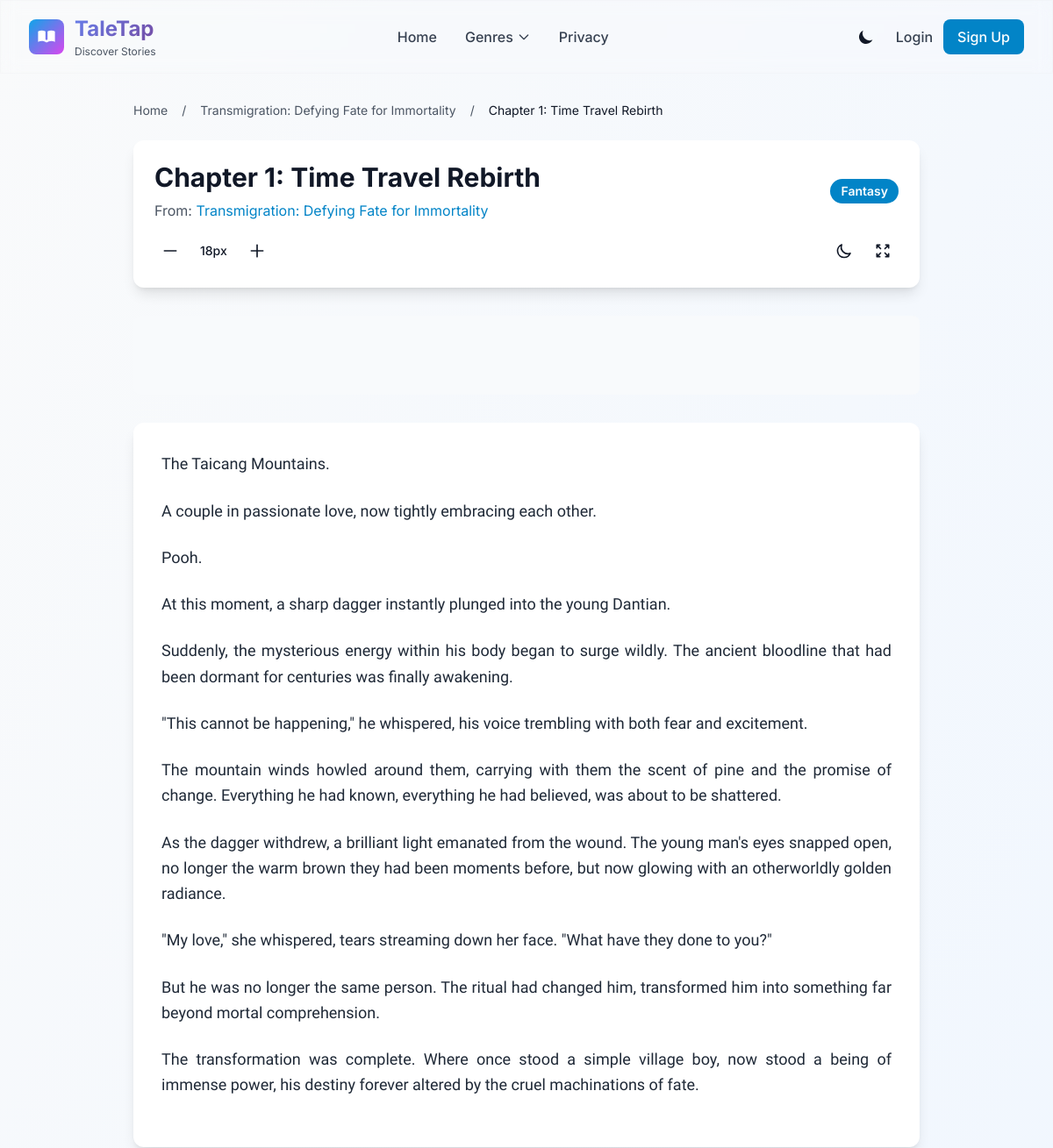
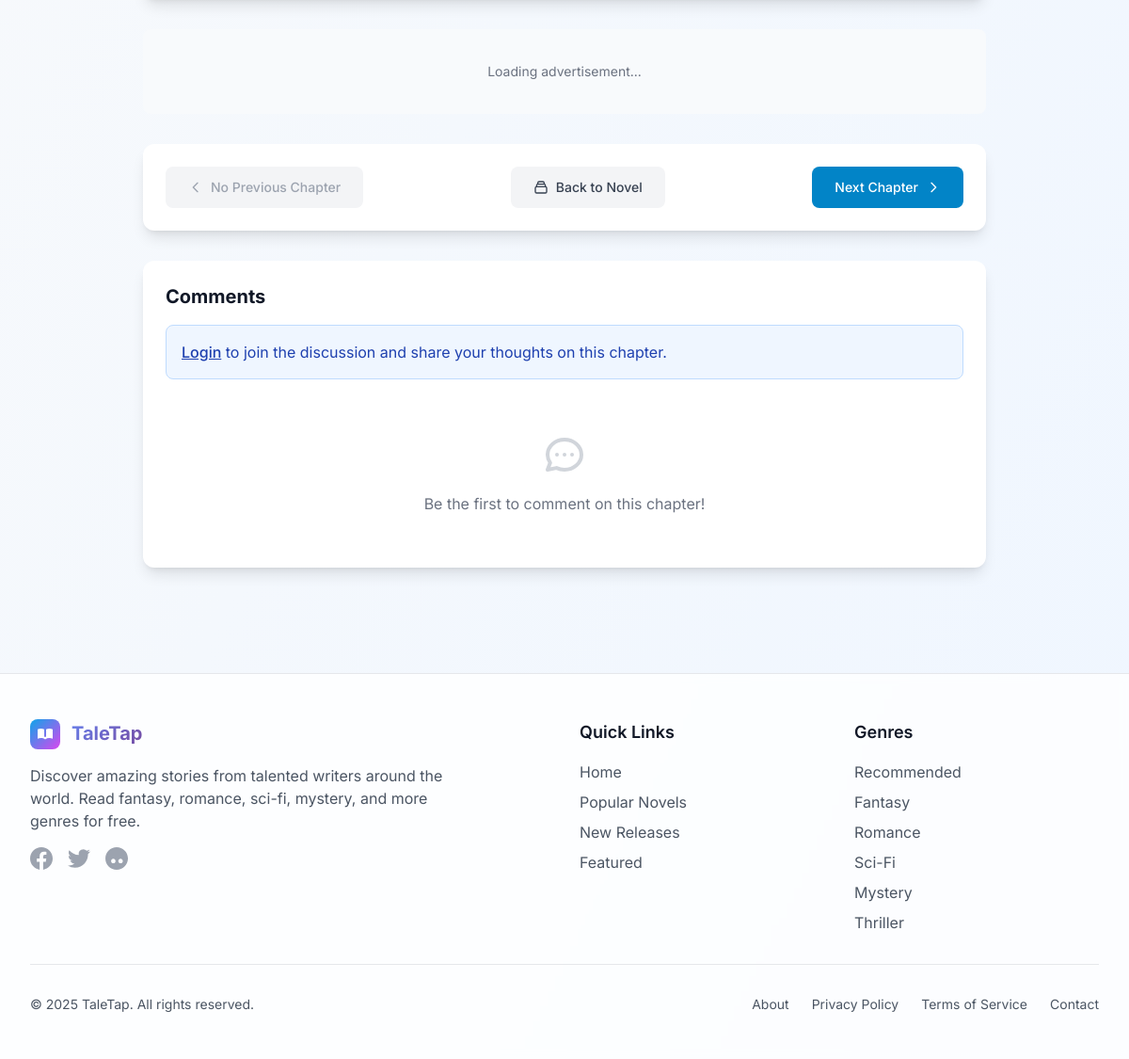
The page /novel/1/chapter/1 on the database its author committed (2 pictures, top to bottom).
### models.py (models this page shows)
class Novel(db.Model):
    id = db.Column(db.Integer, primary_key=True)
    title = db.Column(db.String(100), nullable=False)
    description = db.Column(db.Text, nullable=False)
    cover_image = db.Column(db.String(200))  # 封面图片路径
    chapters = db.relationship('Chapter', backref='novel', lazy=True)
    category = db.Column(db.String(50))
    author = db.Column(db.String(100), default='Unknown Author')
    rating = db.Column(db.Float, default=0.0)
    total_reads = db.Column(db.Integer, default=0)
    total_bookmarks = db.Column(db.Integer, default=0)
    total_reviews = db.Column(db.Integer, default=0)
    status = db.Column(db.String(20), default='ongoing')  # 'ongoing', 'completed', 'hiatus'
    created_at = db.Column(db.DateTime, default=lambda: datetime.utcnow())
    updated_at = db.Column(db.DateTime, default=lambda: datetime.utcnow(), onupdate=lambda: datetime.utcnow())

class Chapter(db.Model):
    id = db.Column(db.Integer, primary_key=True)
    novel_id = db.Column(db.Integer, db.ForeignKey('novel.id'), nullable=False)
    title = db.Column(db.String(100), nullable=False)
    content = db.Column(db.Text, nullable=False)
    comments = db.relationship('Comment', backref='chapter', lazy=True)

### app.py (the view)
@app.route('/novel/<int:novel_id>/chapter/<int:chapter_id>')
def chapter(novel_id, chapter_id):
    chapter = Chapter.query.get_or_404(chapter_id)
    if chapter.novel_id != novel_id:
        flash('Chapter does not belong to this novel')  # '章节不属于该小说'
        return redirect(url_for('novel', novel_id=novel_id))
    chapters = Chapter.query.filter_by(novel_id=novel_id).order_by(Chapter.id).all()
    chapter_ids = [c.id for c in chapters]
    current_index = chapter_ids.index(chapter_id)
    prev_chapter_id = chapter_ids[current_index - 1] if current_index > 0 else None
    next_chapter_id = chapter_ids[current_index + 1] if current_index < len(chapter_ids) - 1 else None
    form = CommentForm()
    return render_template('chapter.html', chapter=chapter, form=form,
                           prev_chapter_id=prev_chapter_id, next_chapter_id=next_chapter_id, novel_id=novel_id)

### app.py (called while the page is built)
@app.template_filter('format_paragraphs')
def format_paragraphs(text):
    if not text:
        return ''
    text = text.replace('\r\n', '\n').replace('\r', '\n')
    paragraphs = text.split('\n\n')
    if len(paragraphs) == 1:
        paragraphs = text.split('\n')
    formatted_paragraphs = []
    for paragraph in paragraphs:
        paragraph = paragraph.strip()
        if paragraph:  # 跳过空段落
            paragraph = paragraph.replace('\n', '<br>')
            formatted_paragraphs.append(f'<p class="mb-6 leading-relaxed text-gray-800 dark:text-gray-200 text-justify">{paragraph}</p>')
    return '\n'.join(formatted_paragraphs)

### templates/chapter.html (shortened to what this page needs)
{% extends 'base.html' %}
{% block content %}
<div class="max-w-4xl mx-auto">
    <nav class="text-sm text-gray-600 dark:text-gray-400 mb-6" aria-label="Breadcrumb">
        <ol class="flex items-center space-x-2">
            <li><a href="{{ url_for('index') }}" class="hover:text-primary-600 dark:hover:text-primary-400">Home</a></li>
            <li><span class="mx-2">/</span></li>
            <li><a href="{{ url_for('novel', novel_id=chapter.novel.id) }}" class="hover:text-primary-600 dark:hover:text-primary-400">{{ chapter.novel.title }}</a></li>
            <li><span class="mx-2">/</span></li>
            <li class="text-gray-900 dark:text-gray-100">{{ chapter.title }}</li>
        </ol>
    </nav>
    <div class="bg-white dark:bg-gray-800 rounded-xl shadow-lg p-6 mb-8">
        <div class="flex items-center justify-between mb-4">
            <div>
                <h1 class="text-3xl font-bold text-gray-900 dark:text-white mb-2">{{ chapter.title }}</h1>
                <p class="text-gray-600 dark:text-gray-300">From: <a href="{{ url_for('novel', novel_id=chapter.novel.id) }}" class="text-primary-600 dark:text-primary-400 hover:underline">{{ chapter.novel.title }}</a></p>
            </div>
            {% if chapter.novel.category %}
            <span class="px-3 py-1 text-sm font-semibold text-white bg-primary-600 rounded-full">
                {{ chapter.novel.category }}
            </span>
            {% endif %}
        </div>
        <div class="flex items-center justify-between flex-wrap gap-4">
            <div class="flex items-center space-x-4">
                <button id="font-size-decrease" class="p-2 rounded-lg hover:bg-gray-100 dark:hover:bg-gray-700 transition-colors" title="Decrease font size">
                    <svg class="w-5 h-5" fill="none" stroke="currentColor" viewBox="0 0 24 24">
                        <path stroke-linecap="round" stroke-linejoin="round" stroke-width="2" d="M20 12H4"/>
                    </svg>
                </button>
                <span id="font-size-display" class="text-sm font-medium">18px</span>
                <button id="font-size-increase" class="p-2 rounded-lg hover:bg-gray-100 dark:hover:bg-gray-700 transition-colors" title="Increase font size">
                    <svg class="w-5 h-5" fill="none" stroke="currentColor" viewBox="0 0 24 24">
                        <path stroke-linecap="round" stroke-linejoin="round" stroke-width="2" d="M12 4v16m8-8H4"/>
                    </svg>
                </button>
            </div>
            <div class="flex items-center space-x-2">
                <button id="toggle-dark-mode" class="p-2 rounded-lg hover:bg-gray-100 dark:hover:bg-gray-700 transition-colors" title="Toggle dark mode">
                    <svg class="w-5 h-5" fill="none" stroke="currentColor" viewBox="0 0 24 24">
                        <path stroke-linecap="round" stroke-linejoin="round" stroke-width="2" d="M20.354 15.354A9 9 0 018.646 3.646 9.003 9.003 0 0012 21a9.003 9.003 0 008.354-5.646z"/>
                    </svg>
                </button>
                <button id="toggle-fullscreen" class="p-2 rounded-lg hover:bg-gray-100 dark:hover:bg-gray-700 transition-colors" title="Toggle fullscreen">
                    <svg class="w-5 h-5" fill="none" stroke="currentColor" viewBox="0 0 24 24">
                        <path stroke-linecap="round" stroke-linejoin="round" stroke-width="2" d="M4 8V4m0 0h4M4 4l5 5m11-1V4m0 0h-4m4 0l-5 5M4 16v4m0 0h4m-4 0l5-5m11 5l-5-5m5 5v-4m0 4h-4"/>
                    </svg>
                </button>
            </div>
        </div>
    </div>
    <div class="ad-container mb-8">
    </div>
    <div class="bg-white dark:bg-gray-800 rounded-xl shadow-lg p-8 mb-8">
        <div id="chapter-content" class="chapter-content max-w-none">
            <div class="reading-text text-lg leading-8 text-gray-900 dark:text-gray-100">
                {{ chapter.content | format_paragraphs | safe }}
            </div>
        </div>
    </div>
    <div class="ad-container mb-8">
    </div>
    <div class="bg-white dark:bg-gray-800 rounded-xl shadow-lg p-6 mb-8">
        <div class="flex justify-between items-center">
            {% if prev_chapter_id %}
                <a href="{{ url_for('chapter', novel_id=novel_id, chapter_id=prev_chapter_id) }}"
                   class="inline-flex items-center px-6 py-3 text-sm font-medium text-white bg-primary-600 hover:bg-primary-700 rounded-lg transition-colors">
                    <svg class="w-4 h-4 mr-2" fill="none" stroke="currentColor" viewBox="0 0 24 24">
                        <path stroke-linecap="round" stroke-linejoin="round" stroke-width="2" d="M15 19l-7-7 7-7"/>
                    </svg>
                    Previous Chapter
                </a>
            {% else %}
                <span class="inline-flex items-center px-6 py-3 text-sm font-medium text-gray-400 bg-gray-100 dark:bg-gray-700 rounded-lg">
                    <svg class="w-4 h-4 mr-2" fill="none" stroke="currentColor" viewBox="0 0 24 24">
                        <path stroke-linecap="round" stroke-linejoin="round" stroke-width="2" d="M15 19l-7-7 7-7"/>
                    </svg>
                    No Previous Chapter
                </span>
            {% endif %}
            <a href="{{ url_for('novel', novel_id=chapter.novel.id) }}"
               class="inline-flex items-center px-6 py-3 text-sm font-medium text-gray-700 dark:text-gray-300 bg-gray-100 dark:bg-gray-700 hover:bg-gray-200 dark:hover:bg-gray-600 rounded-lg transition-colors">
                <svg class="w-4 h-4 mr-2" fill="none" stroke="currentColor" viewBox="0 0 24 24">
                    <path stroke-linecap="round" stroke-linejoin="round" stroke-width="2" d="M19 11H5m14 0a2 2 0 012 2v6a2 2 0 01-2 2H5a2 2 0 01-2-2v-6a2 2 0 012-2m14 0V9a2 2 0 00-2-2M5 11V9a2 2 0 012-2m0 0V5a2 2 0 012-2h6a2 2 0 012 2v2M7 7h10"/>
                </svg>
                Back to Novel
            </a>
            {% if next_chapter_id %}
                <a href="{{ url_for('chapter', novel_id=novel_id, chapter_id=next_chapter_id) }}"
                   class="inline-flex items-center px-6 py-3 text-sm font-medium text-white bg-primary-600 hover:bg-primary-700 rounded-lg transition-colors">
                    Next Chapter
                    <svg class="w-4 h-4 ml-2" fill="none" stroke="currentColor" viewBox="0 0 24 24">
                        <path stroke-linecap="round" stroke-linejoin="round" stroke-width="2" d="M9 5l7 7-7 7"/>
                    </svg>
                </a>
            {% endif %}
        </div>
    </div>
    <div class="bg-white dark:bg-gray-800 rounded-xl shadow-lg p-6">
        <h3 class="text-xl font-bold text-gray-900 dark:text-white mb-4">Comments</h3>
        {% if current_user.is_authenticated %}
        <form method="POST" action="{{ url_for('add_comment', chapter_id=chapter.id) }}" class="mb-6">
            {{ form.hidden_tag() }}
            <div class="mb-4">
                <label for="{{ form.content.id }}" class="block text-sm font-medium text-gray-700 dark:text-gray-300 mb-2">
                    Share your thoughts
                </label>
                {{ form.content(class="w-full p-3 border border-gray-300 dark:border-gray-600 rounded-lg dark:bg-gray-700 dark:text-white focus:ring-2 focus:ring-primary-500 focus:border-transparent", rows="3", placeholder="What did you think of this chapter?") }}
            </div>
            <div class="flex justify-end">
                {{ form.submit(class="px-6 py-2 bg-primary-600 text-white rounded-lg hover:bg-primary-700 transition-colors font-medium") }}
            </div>
        </form>
        {% else %}
        <div class="bg-blue-50 dark:bg-blue-900/20 border border-blue-200 dark:border-blue-800 rounded-lg p-4 mb-6">
            <p class="text-blue-800 dark:text-blue-200">
                <a href="{{ url_for('login') }}" class="font-medium underline hover:no-underline">Login</a> to join the discussion and share your thoughts on this chapter.
            </p>
        </div>
        {% endif %}
        {% if chapter.comments %}
        <div class="space-y-4">
            {% for comment in chapter.comments %}
            <div class="bg-gray-50 dark:bg-gray-700 rounded-lg p-4">
                <div class="flex items-center justify-between mb-2">
                    <div class="flex items-center space-x-2">
                        <div class="w-8 h-8 bg-primary-500 rounded-full flex items-center justify-center">
                            <span class="text-white text-sm font-medium">{{ comment.user.username[0].upper() }}</span>
                        </div>
                        <span class="font-medium text-gray-900 dark:text-white">{{ comment.user.username }}</span>
                    </div>
                    <span class="text-sm text-gray-500 dark:text-gray-400">{{ comment.timestamp.strftime('%B %d, %Y') }}</span>
                </div>
                <p class="text-gray-700 dark:text-gray-300">{{ comment.content }}</p>
            </div>
            {% endfor %}
        </div>
        {% else %}
        <div class="text-center py-8 text-gray-500 dark:text-gray-400">
            <p>Be the first to comment on this chapter!</p>
        </div>
        {% endif %}
    </div>
</div>
{% endblock %}

### templates/base.html (style rules this page uses)
.ad-container { margin: 2rem 0; text-align: center; min-height: 90px; background: #f8fafc; border-radius: 8px; display: flex; align-items: center; justify-content: center; }
.chapter-content { font-family: 'Georgia', serif; line-height: 1.8; font-size: 1.125rem; color: #374151; }
.chapter-content p { margin-bottom: 1.5rem; text-align: justify; }

### rows shown on the page
Novel: novel "Transmigration: Defying Fate for Immortality", novel.category "Fantasy"
Chapter: title "Chapter 1: Time Travel Rebirth", content "The Taicang Mountains. A couple in passionate love, now tightly embracing each other. Pooh. At this moment, a sharp dagger instantly plunged into the young Dantian. Suddenly, the mysterious energy within his body began to surge wildly. The ancient bloodline that had been dormant for centuries was finally awakening. \"This cannot be happening,\" he whispered, his voice trembling with both fear and excitement. The mountain winds howled around them, carrying with them the scent of pine and the promise of change. Everything he had known, everything he had believed, was about to be shattered. As the dagger withdrew, a brilliant light emanated from the wound. The young man's eyes snapped open, no…"
